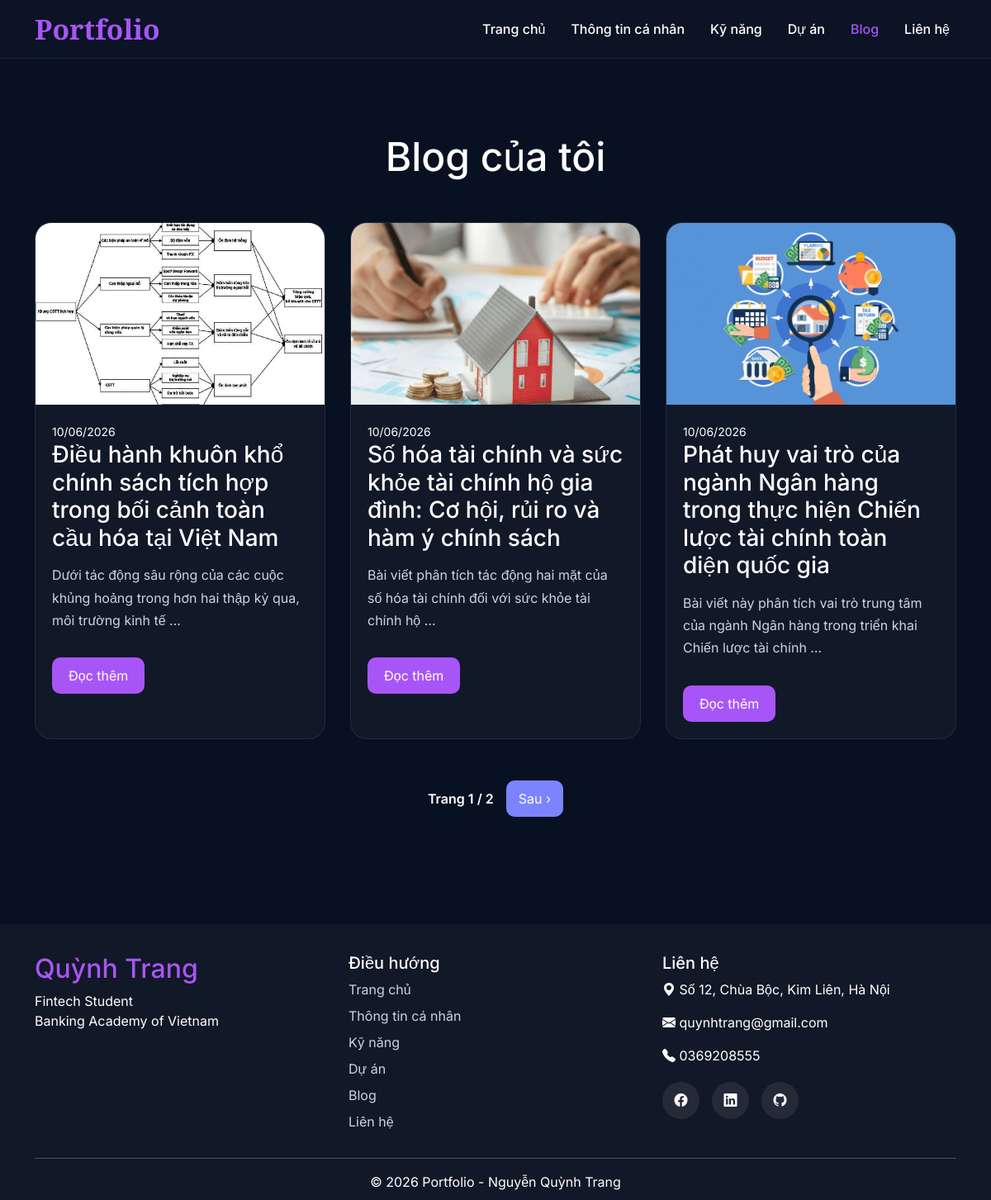
Screenshot of /blog/ with the database file from the repository.
### blog/models.py (models this page shows, shortened)
class BlogPost(models.Model):
    title = models.CharField(max_length=200)
    image = models.ImageField(upload_to='blog/')
    content = models.TextField()
    created_at = models.DateTimeField(auto_now_add=True)

### blog/views.py (the view)
# urls.py: path('', views.blog_list, name='blog'),
def blog_list(request):
    posts = BlogPost.objects.all().order_by('-created_at')
    paginator = Paginator(posts, 3)
    page_number = request.GET.get('page')
    page_obj = paginator.get_page(page_number)
    return render( request, 'blog/blog_list.html', {'page_obj': page_obj})

### blog/templates/blog/blog_list.html (shortened to what this page needs)
{% extends 'base.html' %}
{% block content %}
<section class="project-section">
    <div class="container">
        <h1 class="page-title">Blog của tôi</h1>
        <div class="project-grid">
            {% for post in page_obj %}
            <div class="project-card">
                <img src="{{ post.image.url }}" alt="{{ post.title }}">
                <div class="project-content">
                    <small>{{ post.created_at|date:"d/m/Y" }}</small>
                    <h3>{{ post.title }}</h3>
                    <p>{{ post.content|truncatewords:20 }}</p>
                    <a href="{% url 'blog_detail' post.id %}" class="project-btn">Đọc thêm</a>
                </div>
            </div>
            {% endfor %}
        </div>
    </div>
    <div class="pagination">
        <span>Trang {{ page_obj.number }} / {{ page_obj.paginator.num_pages }}</span>
        {% if page_obj.has_next %}
            <a href="?page={{ page_obj.next_page_number }}"> Sau ›</a>
        {% endif %}
    </div>
</section>
{% endblock %}

### templates/base.html (shortened to what this page needs)
<!DOCTYPE html>
<html>
<head>
    {% load static %}
    <link href="https://cdn.jsdelivr.net/npm/bootstrap@5.3.3/dist/css/bootstrap.min.css" rel="stylesheet">
    <link rel="stylesheet" href="{% static 'css/style.css' %}">
    <link rel="stylesheet" href="https://cdn.jsdelivr.net/npm/bootstrap-icons@1.11.3/font/bootstrap-icons.min.css">
</head>
<body>
    <nav class="navbar navbar-expand-lg custom-navbar sticky-top">
        <div class="container">
            <a class="navbar-brand logo" href="/">Portfolio</a>
            <div
                class="collapse navbar-collapse"
                id="navbarNav">
                <ul class="navbar-nav ms-auto">
                    <li class="nav-item">
                        <a class="nav-link {% if request.path == '/' %}active-link{% endif %}"
                        href="/">Trang chủ</a>
                    </li>
                    <li class="nav-item">
                        <a class="nav-link {% if '/profiles/' in request.path %}active-link{% endif %}"
                        href="/profiles/">Thông tin cá nhân</a>
                    </li>
                    <li class="nav-item">
                        <a class="nav-link {% if '/skills/' in request.path %}active-link{% endif %}"
                        href="/skills/">Kỹ năng</a>
                    </li>
                    <li class="nav-item">
                        <a class="nav-link {% if '/projects/' in request.path %}active-link{% endif %}"
                        href="/projects/">Dự án</a>
                    </li>
                    <li class="nav-item">
                        <a class="nav-link {% if '/blog/' in request.path %}active-link{% endif %}"
                        href="/blog/">Blog</a>
                    </li>
                    <li class="nav-item">
                        <a class="nav-link {% if '/contact/' in request.path %}active-link{% endif %}"
                        href="/contact/">Liên hệ</a>
                    </li>
                </ul>
            </div>
        </div>
    </nav>
    {% block content %}
    {% endblock %}
    <footer class="footer">
        <div class="container">
            <div class="row">
                <div class="col-md-4">
                    <h4 class="footer-logo">Quỳnh Trang</h4>
                    <p>
                        Fintech Student <br>
                        Banking Academy of Vietnam
                    </p>
                </div>
                <div class="col-md-4">
                    <h5>Điều hướng</h5>
                    <ul class="footer-links">
                        <li><a href="/">Trang chủ</a></li>
                        <li><a href="/profiles/">Thông tin cá nhân</a></li>
                        <li><a href="/skills/">Kỹ năng</a></li>
                        <li><a href="/projects/">Dự án</a></li>
                        <li><a href="/blog/">Blog</a></li>
                        <li><a href="/contact/">Liên hệ</a></li>
                    </ul>
                </div>
                <div class="col-md-4">
                    <h5>Liên hệ</h5>
                    <p><i class="bi bi-geo-alt-fill"></i> Số 12, Chùa Bộc, Kim Liên, Hà Nội</p>
                    <p><i class="bi bi-envelope-fill"></i> quynhtrang@gmail.com</p>
                    <p><i class="bi bi-telephone-fill"></i> 0369208555</p>
                    <div class="social-links">
                        <a href="https://www.facebook.com/nguyen.quynh.trang.369741/" target="_blank"><i class="bi bi-facebook"></i></a>
                        <a href="https://www.linkedin.com/in/quynh-trang-a99aa6348/" target="_blank"><i class="bi bi-linkedin"></i></a>
                        <a href="https://github.com/27a4012325-ux" target="_blank"><i class="bi bi-github"></i></a>
                    </div>
                </div>
            </div>
            <hr>
            <div class="text-center">
                © 2026 Portfolio - Nguyễn Quỳnh Trang
            </div>
        </div>
    </footer>
</body>
</html>

### static/css/style.css (style rules this page uses)
body { font-family: 'Inter', sans-serif; background:#071122; color:white; }
.navbar { padding:5px 0; }
.custom-navbar { background:#0B1324; border-bottom:1px solid rgba(255,255,255,.08); }
.logo { font-family: 'Cormorant Garamond', serif; font-size: 2.1rem; font-weight: 650; color:#A855F7 !important; }
.nav-link { color:white !important; margin-left:15px; font-weight:500; position:relative; transition:0.3s; }
.nav-link::after { content:""; position:absolute; width:0; height:2px; background:#A855F7; left:0; bottom:-5px; transition:0.3s; }
.active-link { color:#A855F7 !important; }
.footer { background:#111827; padding:35px 0 10px; }
.footer-logo { font-size:2rem; color:#A855F7; }
.footer-links { list-style:none; padding:0; }
.footer-links li { margin-bottom:8px; }
.footer-links a { color:#CBD5E1; text-decoration:none; }
.social-links { display:flex; gap:15px; margin-top:20px; }
.social-links a { width:45px; height:45px; display:flex; align-items:center; justify-content:center; border-radius:50%; background:rgba(255,255,255,.08); color:white; text-decoration:none; transition:.3s; }
.project-section { padding:90px 0; }
.page-title { text-align:center; margin-bottom:50px; font-size:3rem; }
.project-grid { display:grid; grid-template-columns: repeat(3, 1fr); gap:30px; }
.project-card { background:#111827; border-radius:20px; overflow:hidden; transition:.4s; border: 1px solid rgba(255,255,255,.08); }
.project-card img { width:100%; height:220px; object-fit:cover; }
.project-content { padding:20px; }
.project-content h3 { margin-bottom:15px; }
.project-content p { color:#cbd5e1; line-height:1.7; }
.project-btn { display:inline-block; margin-top:15px; padding:10px 20px; background:#A855F7; color:white; text-decoration:none; border-radius:10px; transition:.3s; }
.pagination { display:flex; justify-content:center; align-items:center; gap:15px; margin-top:50px; margin-bottom:40px; }
.pagination a { text-decoration:none; color:white; background:#7C83FF; padding:10px 15px; border-radius:10px; transition:.3s; }
.pagination span { color:white; font-weight:600; }

### rows the page displays
BlogPost: image (picture), created_at "10/06/2026", title "Điều hành khuôn khổ chính sách tích hợp trong bối cảnh toàn cầu hóa tại Việt Nam", content "Dưới tác động sâu rộng của các cuộc khủng hoảng trong hơn hai thập kỷ qua, môi trường kinh tế …"
BlogPost: image (picture), created_at "10/06/2026", title "Số hóa tài chính và sức khỏe tài chính hộ gia đình: Cơ hội, rủi ro và hàm ý chính sách", content "Bài viết phân tích tác động hai mặt của số hóa tài chính đối với sức khỏe tài chính hộ …"
BlogPost: image (picture), created_at "10/06/2026", title "Phát huy vai trò của ngành Ngân hàng trong thực hiện Chiến lược tài chính toàn diện quốc gia", content "Bài viết này phân tích vai trò trung tâm của ngành Ngân hàng trong triển khai Chiến lược tài chính …"

### other values shown
{{ page_obj.number }} "1"
{{ page_obj.paginator.num_pages }} "2"
